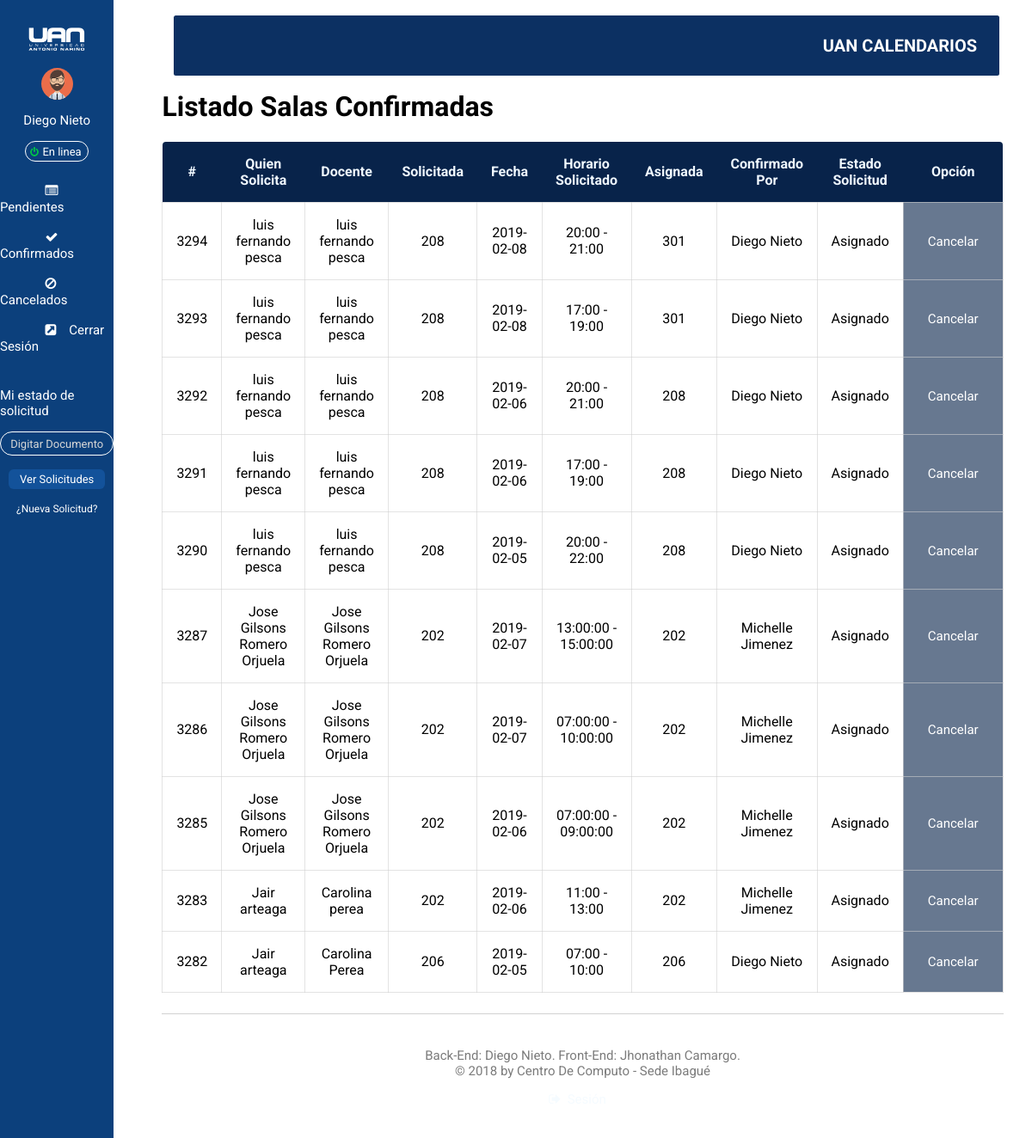
/listamc.php (signed in), run on the app's committed database.
### tables this page shows
CREATE TABLE IF NOT EXISTS `sala` (
  `id` int(11) NOT NULL AUTO_INCREMENT,
  `doc_st` bigint(20) NOT NULL,
  `name_st` varchar(30) NOT NULL,
  `date_req` varchar(20) NOT NULL,
  `home_room` varchar(25) NOT NULL,
  `teach` varchar(30) NOT NULL,
  `lapse_t` varchar(20) NOT NULL,
  `block_r` varchar(5) NOT NULL,
  `asigned_r` varchar(25) NOT NULL,
  `user_m` varchar(30) NOT NULL,
  `state` varchar(20) NOT NULL,
  `reason` varchar(30) NOT NULL,
  `name_can` varchar(20) NOT NULL,
  PRIMARY KEY (`id`),
  UNIQUE KEY `id` (`id`)
);

### db/dbs_utilities.php (called while the page is built, shortened)
<?php
$mysqli = new mysqli(DB_HOST,DB_USER,DB_PASSWORD,DB_DATABASE);
function verSolicitudC()
{
	global $mysqli, $result;
	$sql = "SELECT * FROM sala WHERE state LIKE 'Asignado' ORDER BY `id` DESC LIMIT 10";
	$result = $mysqli->query($sql);
		if( $result->num_rows )	{
			return $result;
		}
		else{
			return false;
		}
	return $result;
}
function obtenerMonitor ($doc_adm){
	global $mysqli;
	$sql = "SELECT * FROM admin WHERE doc_ad = {$doc_adm}";
	$result = $mysqli->query($sql);
	if ($result->num_rows) {
		return $result->fetch_assoc();
	}else{
		return false;
	}
}
?>

### listamc.php (the view, shortened to what this page needs)
<?php
include_once ('db/dbs_utilities.php');
    if (obtenerMonitor($_SESSION['uid'])) {
        $adm = obtenerMonitor($_SESSION['uid']);
    } else {
        header('Location: index.php?error=5');
        die();
    }
    if ($adm['position'] == 'Admin') {
        $result = verSolicitudC();
    }elseif ($adm['position'] == 'Monitor') {
        $result = verSolicitudCMonitor();
    }else{
        $result = verSolicitudCAuxiliar();
    }
?>
<!DOCTYPE html>
<html>
<head>
    <link rel="stylesheet" href="css/listas.css" type="text/css">
    <link rel="stylesheet" type="text/css" href="css/normalize7.css">
    <link rel="stylesheet" href="css/font-awesome.min.css">
</head>
<?php include_once ('header.php'); ?>
<body>
    <div class="container">
       <?php
            require('asideIzquierda.php');
        ?>
        <div class="asideDerecha">
            <div class="menu-listado">
                <div>
                    <h1>Listado Salas Confirmadas</h1>
                </div>
            </div>
            <?php
            	if ($result == false ) {
            		echo "No se encuentran solicitudes Confirmadas";
            	}else{
            ?>
            <table class="table">
                <thead>
                    <tr class="thead">
                        <th class="th-comienzo"> # </th>
                        <th> Quien Solicita</th>
                        <th> Docente </th>
                        <th> Solicitada</th>
                        <th> Fecha </th>
                        <th> Horario Solicitado </th>
                        <th> Asignada </th>
                        <th> Confirmado Por </th>
                        <th> Estado Solicitud </th>
                        <th class="th-fin"> Opci&oacute;n </th>
                    </tr>
                    <?php
					while ($user = $result->fetch_assoc()) {
				?>
                </thead>
                <tbody>
                    <tr>
                        <td>
                            <?php echo $user['id']; ?>
                        </td>
                        <td>
                            <?php echo $user['name_st']; ?>
                        </td>
                        <td>
                            <?php echo $user['teach']; ?>
                        </td>
                        <td>
                            <?php echo $user['home_room']; ?>
                        </td>
                        <td>
                            <?php echo $user['date_req']; ?>
                        </td>
                        <td>
                            <?php echo $user['lapse_t']; ?>
                        </td>
                        <td>
                            <?php echo $user['asigned_r']; ?>
                        </td>
                        <td>
                            <?php
                            if (empty($user['user_m'])) {
                            }else{
                                $mon_a = obtenerMonitor($user['user_m']);
                                echo $mon_a['name_ad'];
                            }
                             ?>
                        </td>
                        <td>
                            <?php echo $user['state']; ?>
                        </td>
                        <td class="td-btn">
                                <a class="btn" href="cancelm.php?id=<?php echo $user['id']; ?>" role="button">Cancelar</a>
                        </td>
                    </tr>
                    <?php
						}
					?>
                </tbody>
            </table>
            <?php
                            require_once('footer2.php');
                            ?>
        </div>
        <?php }  ?>
    </div>
</body>
</html>

### header.php (shortened to what this page needs)
<?php
include_once ('db/dbs_utilities.php');
?>
    <!DOCTYPE html>
    <html lang="en">
    <head>
        <link rel="stylesheet" type="text/css" href="css/styles.css">
        <link rel="stylesheet" type="text/css" href="css/normalize7.css">
        <link rel="stylesheet" href="css/header.css" type="text/css">
        <link rel="stylesheet" href="path/to/font-awesome/css/font-awesome.min.css">
    </head>
    <header>
        <nav>
            <div id="header-uan">
                <div id="ul-menu">
                    <ul class="header-encabezado">
                        <div class="texto-encabezado">
                            <li>
                                <h1>UAN CALENDARIOS</h1>
                            </li>
                        </div>
                                                    <?php
                                                  require_once('asideIzquierda.php');
                                              ?>
                    </ul>
                </div>
            </div>
        </nav>
    </header>
    <body>
    </body>
    </html>

### asideIzquierda.php (shortened to what this page needs)
<?php include_once ('db/dbs_utilities.php');
?>
<!DOCTYPE html>
<html lang="en">
<head>
    <link rel="stylesheet" type="text/css" href="css/asideIzquierda.css">
</head>
<body>
    <div class="asideIzquierda">
     <div class="des-movil">
          <a href="index.php"><div id="logo-iz">
          <img src="img/logoBlanco.png" alt="Logo Universidad">
      </div></a>
      <?php
            if (!isset($_SESSION['uid'])) {
      ?>
        <div id="usuario-iz">
          <img src="img/monitor.svg" alt="Avatar Monitor Con sesion iniciada">
          <p>¡Hola!</p>
          <form name="fsession" action="login.php" method="post">
            <input id="btn-se-iz" type="submit" name="btn-sesion" value="Iniciar">
          </form>
        </div>
        <div>
            <form name="fSolicitudes" action="listas.php" method="post">
                <div class="solicitud-2">
                    <p id="titulo-solicitud">Mi estado de solicitud</p>
                    <span class="formli"><input id="input-solicitar" type="number" name="doc_est" placeholder="Digitar Documento" required=""></span>
                    <span class="formli"><button id="boton-enviarSolicitud" type="submit" value="solicitar">Ver Solicitudes</button></span>
                    <a href="request.php" id="request-label">¿Nueva Solicitud?</a>
                </div>
            </form>
        </div>
      <?php
            }else{
                if ($_SESSION['uid'] !== '') {
                    $adm = obtenerMonitor($_SESSION['uid']);
                }
        ?>
      <div id="usuario-iz">
          <img src="img/monitor.svg" alt="Avatar Monitor Con sesion iniciada">
          <P> <?php echo $adm['name_ad'];?></P>
          <form name="flogout" action="logout.php" method="post">
            <input id="btn-se-iz-online" type="submit" name="btn-sesion" value="En linea">
          </form>
                <nav>
                    <ul class="usuario-iz-nav">
                        <li><a href="listams.php"><i class="fa fa-list-alt ico-pad" aria-hidden="true"></i>Pendientes</a></li>
                        <li><a href="listamc.php"><i class="fa fa-check ico-pad" aria-hidden="true"></i>Confirmados</a></li>
                        <li><a href="listamcs.php"><i class="fa fa-ban ico-pad" aria-hidden="true"></i>Cancelados</a></li>
                        <li><a href="logout.php"><i class="fa fa-external-link-square ico-pad" aria-hidden="true"></i>Cerrar Sesi&oacute;n</a></li>
                    </ul>
                </nav>
      </div>
      <div>
          <form name="fSolicitudes" action="listas.php" method="post">
              <div class="solicitud">
                  <p id="titulo-solicitud">Mi estado de solicitud</p>
                  <span class="formli"><input id="input-solicitar" type="number" name="doc_est" placeholder="Digitar Documento" required=""></span>
                  <span class="formli"><button id="boton-enviarSolicitud" type="submit" value="solicitar">Ver Solicitudes</button></span>
                  <a href="request.php" id="request-label">¿Nueva Solicitud?</a>
             </div>
          </form>
        </div>
            <?php } ?>
     </div>
    </div>
</body>
</html>

### footer2.php (shortened to what this page needs)
<?php include_once ('db/dbs_utilities.php'); ?>
<!DOCTYPE html>
<html lang="en">
<head>
    <link rel="stylesheet" type="text/css" href="css/styles.css">
    <link rel="stylesheet" type="text/css" href="css/normalize7.css">
    <link rel="stylesheet" href="css/font-awesome.min.css">
</head>
<body>
</body>
<footer class="footer2-contenido">
    <div>
        <ul class="footer-nombres2">
            <li>Back-End: Diego Nieto. Front-End: Jhonathan Camargo.</li>
            <li>© 2018 by Centro De Computo - Sede Ibagué</li>
        </ul>
        <ul id="menu1">
            <?php
                if (isset($_SESSION['uid'])) {
            ?>
            <li><a href="logout.php"><i class="fa fa-sign-out" aria-hidden="true"></i><span class="label-menu">Sesi&oacute;n</span></a></li>
            <?php
                }else{
            ?>
            <li><a href="login.php"><i class="fa fa-sign-in" aria-hidden="true"></i><span class="label-menu">Sesi&oacute;n</span></a></li>
            <?php
                }
             ?>
        </ul>
    </div>
</footer>
</html>

### css/listas.css (style rules this page uses)
html, body { background-color: white; height: 100%; }
.asideDerecha { margin: 0px; }
.container { display: flex; height: 100%; }
table { width: 100%; }
table td { text-align: center; padding: 1em; border: .1px solid rgba(208, 208, 208, 0.59); }
.btn { padding: .8em; border-radius: 5px; border-color: transparent; width: 100%; height: 100%; }
.td-btn { background-color: rgba(8, 35, 74, 0.61); }
.thead { background-color: #08234a; color: aliceblue; }
.thead th { padding: 1em; }
.th-comienzo { border-radius: 4px 0 0 0; }
.th-fin { border-radius: 0 4px 0px 0; }

### css/styles.css (style rules this page uses)
* { font-family: 'Roboto', sans-serif; }
a { text-decoration: none; color: #FFFFFF; }
body { background-color: #FFFFFF; display: -webkit-box; display: -ms-flexbox; display: flex; -webkit-box-orient: vertical; -webkit-box-direction: normal; -ms-flex-direction: column; flex-direction: column; margin: 0; }
footer { background-color: #061934; font-size: 12px; color: #F5FBFF; text-align: center; padding: 2em; }
footer a { text-decoration: none; color: #F5FBFF; }
header { position: absolute; z-index: 1; background-color: #0c3062; text-align: center; color: #FFFFFF; width: 80%; margin-top: 1.1em; margin-right: 2.4em; right: 0; border-radius: 2.5px; }
header h1 { font-size: 20px; }
ul { padding: 0; list-style: none; }
.texto-encabezado { display: flex; margin: 0; margin-right: 1em; justify-content: flex-end; ; }
.header-encabezado { padding: .6em; margin: 0; }
.footer2-contenido { margin-top: 2em; background-color: transparent; border-top: 1px solid rgba(49, 49, 49, 0.22); color: rgba(49, 49, 49, 0.64); }
.footer-nombres2 { font-size: 15px; }
.asideIzquierda { display: flex; flex-direction: column; padding: 2em 0 0 0; text-align: left; background-color: #0c407c; color: #FFFFFF; -webkit-box-flex: 1; -ms-flex: 1 0 0px; flex: 1 0 0px; }
.asideIzquierda p, a { font-size: 15px; }
#logo-iz { display: flex; flex-direction: column; align-items: center; }
#logo-iz img { width: 50%; }
#usuario-iz { margin-top: 15%; display: flex; flex-direction: column; align-items: center; }
#usuario-iz img { width: 28%; }
#btn-se-iz-online { background: url("../img/ico/sesioniconline.png") no-repeat scroll 0 0 transparent; border: 1px solid white; border-radius: 20px; font-size: 13px; padding: .3em .6em .3em 1.5em; }
#btn-se-iz, #btn-se-iz-online { background-position: 5px 6px; }
.asideDerecha { margin: 7% 2.4em 4em 3.5em; display: -webkit-box; display: -ms-flexbox; display: flex; -webkit-box-orient: vertical; -webkit-box-direction: normal; -ms-flex-direction: column; flex-direction: column; -webkit-box-flex: 4; -ms-flex: 4 0 0px; flex: 5.68 0 0px; }
.formli { margin-bottom: 1em; }
.solicitud { display: flex; flex-direction: column; justify-content: center; align-items: center; }
#boton-enviarSolicitud { font-size: 13px; border: 0; background-color: #13529a; padding: .3em 1em; border-radius: 6px; }
#request-label { font-size: 12px; }
#input-solicitar { border: 1px solid white; text-align: center; color: #ffffff; padding: .4em; border-radius: 15px; width: 120px; font-size: 13px; background-color: transparent; }
input[type=number] { -moz-appearance:textfield; }
#header-uan { display: flex; }
#ul-menu { flex: 7.8 0 0px; }
#menu1 { margin: 1em; display: -webkit-box; display: -ms-flexbox; display: flex; -webkit-box-pack: center; -ms-flex-pack: center; justify-content: center; }
#menu1 li { margin-right: 1em; }
#menu1 i { padding-right: .5em; }

### css/header.css (style rules this page uses)
.texto-encabezado h1 { margin-left: .5em; }

### css/asideIzquierda.css (style rules this page uses)
#usuario-iz nav { width: 100%; }
.usuario-iz-nav { width: 100%; display: flex; flex-direction: column; justify-content: center; align-content: center; align-items: center; }
.usuario-iz-nav li { width: 100%; height: 100%; padding: 8px 0px 8px 0px; }
.ico-pad { padding-right: 1em; padding-left: 3.5em; }

### data on the page
sala: id "3294", name_st "luis fernando pesca", teach "luis fernando pesca", home_room "208", date_req "2019-02-08", lapse_t "20:00 - 21:00", asigned_r "301", admin.name_ad "Diego Nieto", state "Asignado"
sala: id "3293", name_st "luis fernando pesca", teach "luis fernando pesca", home_room "208", date_req "2019-02-08", lapse_t "17:00 - 19:00", asigned_r "301", admin.name_ad "Diego Nieto", state "Asignado"
sala: id "3292", name_st "luis fernando pesca", teach "luis fernando pesca", home_room "208", date_req "2019-02-06", lapse_t "20:00 - 21:00", asigned_r "208", admin.name_ad "Diego Nieto", state "Asignado"
sala: id "3291", name_st "luis fernando pesca", teach "luis fernando pesca", home_room "208", date_req "2019-02-06", lapse_t "17:00 - 19:00", asigned_r "208", admin.name_ad "Diego Nieto", state "Asignado"
sala: id "3290", name_st "luis fernando pesca", teach "luis fernando pesca", home_room "208", date_req "2019-02-05", lapse_t "20:00 - 22:00", asigned_r "208", admin.name_ad "Diego Nieto", state "Asignado"
sala: id "3287", name_st "Jose Gilsons Romero Orjuela", teach "Jose Gilsons Romero Orjuela", home_room "202", date_req "2019-02-07", lapse_t "13:00:00 - 15:00:00", asigned_r "202", admin.name_ad "Michelle Jimenez", state "Asignado"
sala: id "3286", name_st "Jose Gilsons Romero Orjuela", teach "Jose Gilsons Romero Orjuela", home_room "202", date_req "2019-02-07", lapse_t "07:00:00 - 10:00:00", asigned_r "202", admin.name_ad "Michelle Jimenez", state "Asignado"
sala: id "3285", name_st "Jose Gilsons Romero Orjuela", teach "Jose Gilsons Romero Orjuela", home_room "202", date_req "2019-02-06", lapse_t "07:00:00 - 09:00:00", asigned_r "202", admin.name_ad "Michelle Jimenez", state "Asignado"
sala: id "3283", name_st "Jair arteaga", teach "Carolina perea", home_room "202", date_req "2019-02-06", lapse_t "11:00 - 13:00", asigned_r "202", admin.name_ad "Michelle Jimenez", state "Asignado"
sala: id "3282", name_st "Jair arteaga", teach "Carolina Perea", home_room "206", date_req "2019-02-05", lapse_t "07:00 - 10:00", asigned_r "206", admin.name_ad "Diego Nieto", state "Asignado"

### other printed values
$adm['name_ad'] "Diego Nieto"
